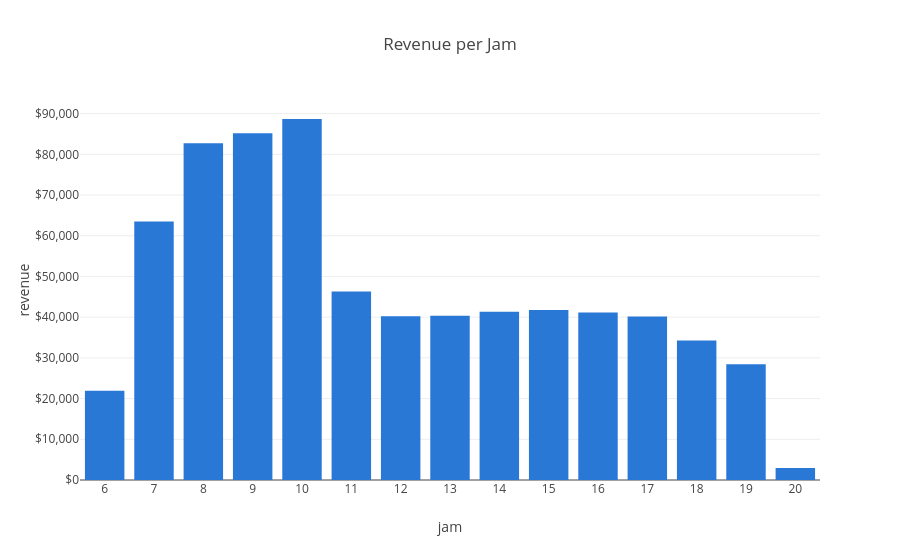
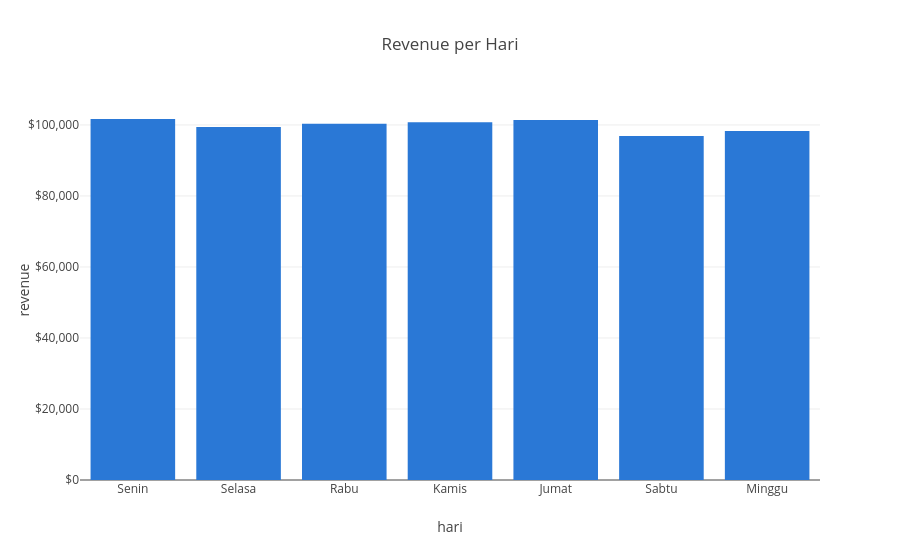

Notebook source saved alongside these figures, in order:
### Code cell
by_jam, by_hari = P.per_jam(df), P.per_hari_nama(df)
fig = px.bar(by_jam, x="jam", y="revenue", title="Revenue per Jam", color_discrete_sequence=[BLUE])
fig.update_xaxes(dtick=1); fig.update_yaxes(tickprefix="$", tickformat=",.0f"); fig.show()
fig = px.bar(by_hari, x="hari", y="revenue", title="Revenue per Hari", color_discrete_sequence=[BLUE])
fig.update_yaxes(tickprefix="$", tickformat=",.0f"); fig.show()
print(f"Jam tersibuk: {int(by_jam.loc[by_jam['revenue'].idxmax(), 'jam']):02d}:00")
print("Hari tertinggi:", by_hari.loc[by_hari['revenue'].idxmax(), 'hari'],
      "| terendah:", by_hari.loc[by_hari['revenue'].idxmin(), 'hari'])

### Figure 1 — Plotly figure (JSON) as saved in the notebook; plotly's stock layout.template omitted (floating-point values rounded to 4 significant figures)
{"data": [{"hovertemplate": "jam=%{x}<br>revenue=%{y}<extra></extra>", "legendgroup": "", "marker": {"color": "#2a78d6", "pattern": {"shape": ""}}, "name": "", "orientation": "v", "showlegend": false, "textposition": "auto", "type": "bar", "x": [6, 7, 8, 9, 10, 11, 12, 13, 14, 15, 16, 17, 18, 19, 20], "xaxis": "x", "y": [21900.0, 63530.0, 82700.0, 85170.0, 88670.0, 46320.0, 40190.0, 40370.0, 41300.0, 41730.0, 41120.0, 40130.0, 34290.0, 28450.0, 2936.0], "yaxis": "y"}], "layout": {"barmode": "relative", "legend": {"tracegroupgap": 0}, "title": {"text": "Revenue per Jam"}, "xaxis": {"anchor": "y", "domain": [0, 1], "dtick": 1, "title": {"text": "jam"}}, "yaxis": {"anchor": "x", "domain": [0, 1], "tickformat": ",.0f", "tickprefix": "$", "title": {"text": "revenue"}}}}

### Figure 2 — Plotly figure (JSON) as saved in the notebook; plotly's stock layout.template omitted (floating-point values rounded to 4 significant figures)
{"data": [{"hovertemplate": "hari=%{x}<br>revenue=%{y}<extra></extra>", "legendgroup": "", "marker": {"color": "#2a78d6", "pattern": {"shape": ""}}, "name": "", "orientation": "v", "showlegend": false, "textposition": "auto", "type": "bar", "x": ["Senin", "Selasa", "Rabu", "Kamis", "Jumat", "Sabtu", "Minggu"], "xaxis": "x", "y": [101700.0, 99460.0, 100300.0, 100800.0, 101400.0, 96890.0, 98330.0], "yaxis": "y"}], "layout": {"barmode": "relative", "legend": {"tracegroupgap": 0}, "title": {"text": "Revenue per Hari"}, "xaxis": {"anchor": "y", "domain": [0, 1], "title": {"text": "hari"}}, "yaxis": {"anchor": "x", "domain": [0, 1], "tickformat": ",.0f", "tickprefix": "$", "title": {"text": "revenue"}}}}
